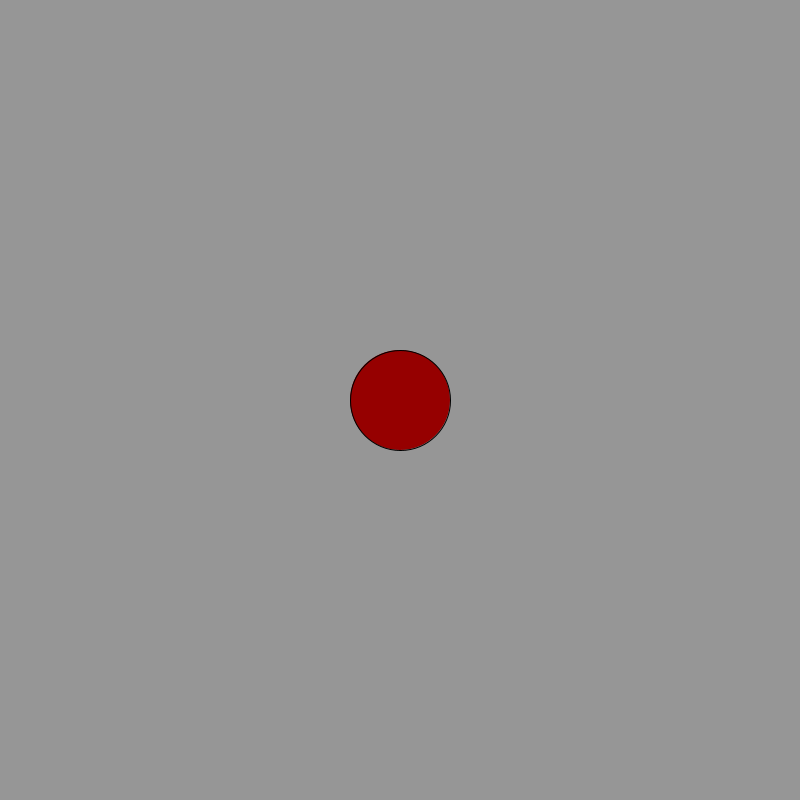
Frame 1 (no input)
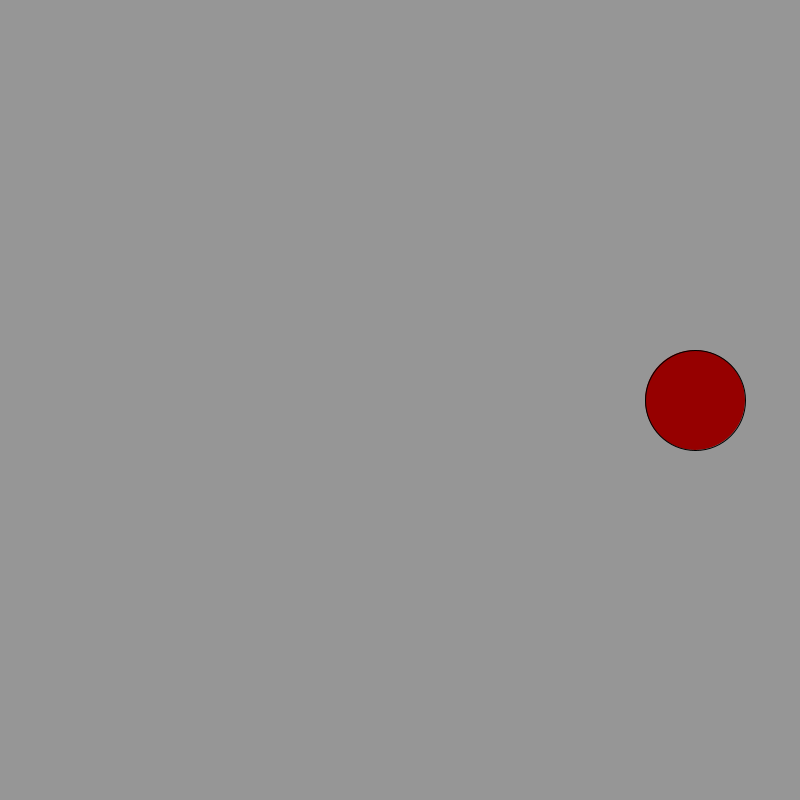
Frame 60 (the mouse pressed at the canvas centre just before this capture)
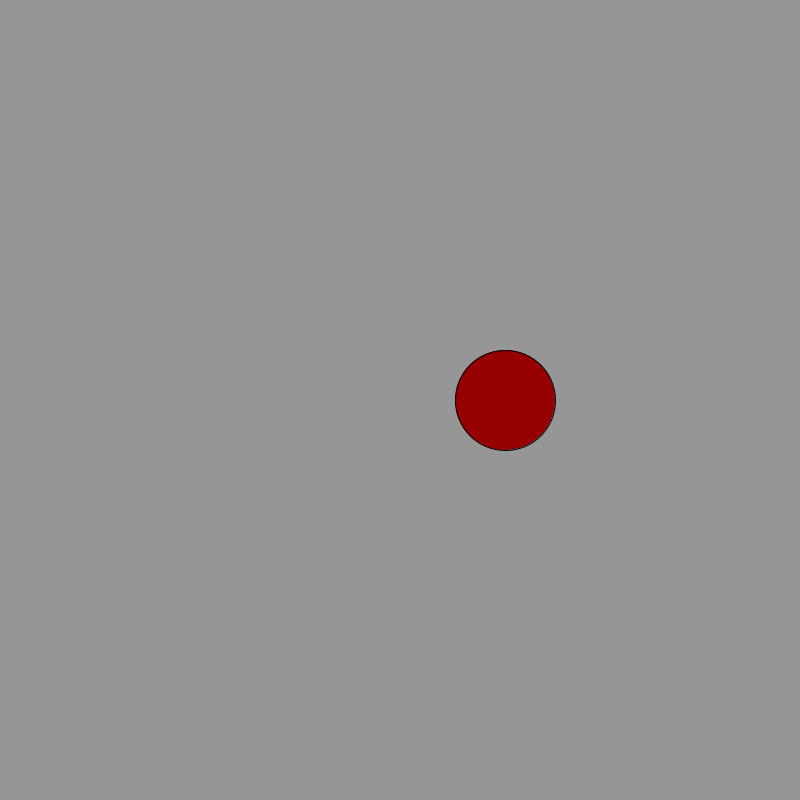
Frame 120 (the mouse held since frame 60 and released just before this capture)

The Processing sketch that drew these frames (run headless with seeded random() and noise(); from frame 60 on, the mouse is pressed at the canvas centre):

// Processing sketch: bouncing_ball
// ── bouncing_ball.pde
int x = 400; // starting position for the ball
int grow = 5; // how fast the ball will move with time

void setup() {
  size(800, 800); // set the size of the window
  smooth();
}

void draw() {
  background(150); // set the background color for the stage
  fill(150, 0, 0); // set up a fill color for the ellipse
  ellipse(x, 400, 100, 100);
  x += grow; // change the position of the ellipse through every itteration by the groth varaible
  
  // make sure that it doesn't go off the screen (create walls)
  if( (x >= width - 50) || (x <= 50)) {
    grow *= -1; // if it goes off bount change the direction of growths
  }
}
